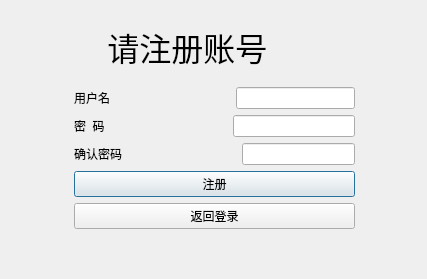
<?xml version="1.0" encoding="UTF-8"?>
<ui version="4.0">
 <class>registerDialog</class>
 <widget class="QDialog" name="registerDialog">
  <property name="geometry">
   <rect>
    <x>0</x>
    <y>0</y>
    <width>427</width>
    <height>279</height>
   </rect>
  </property>
  <property name="windowTitle">
   <string>Dialog</string>
  </property>
  <widget class="QWidget" name="">
   <property name="geometry">
    <rect>
     <x>74</x>
     <y>12</y>
     <width>281</width>
     <height>217</height>
    </rect>
   </property>
   <layout class="QVBoxLayout" name="verticalLayout_4">
    <item>
     <layout class="QVBoxLayout" name="verticalLayout_3">
      <item>
       <widget class="QLabel" name="label">
        <property name="font">
         <font>
          <family>Agency FB</family>
          <pointsize>24</pointsize>
         </font>
        </property>
        <property name="text">
         <string>    请注册账号</string>
        </property>
       </widget>
      </item>
      <item>
       <layout class="QVBoxLayout" name="verticalLayout_2">
        <item>
         <layout class="QVBoxLayout" name="verticalLayout">
          <item>
           <layout class="QHBoxLayout" name="horizontalLayout_3">
            <item>
             <widget class="QLabel" name="label_5">
              <property name="text">
               <string>用户名</string>
              </property>
             </widget>
            </item>
            <item>
             <spacer name="horizontalSpacer_2">
              <property name="orientation">
               <enum>Qt::Horizontal</enum>
              </property>
              <property name="sizeHint" stdset="0">
               <size>
                <width>40</width>
                <height>20</height>
               </size>
              </property>
             </spacer>
            </item>
            <item>
             <widget class="QLineEdit" name="lineEdit_4"/>
            </item>
           </layout>
          </item>
          <item>
           <layout class="QHBoxLayout" name="horizontalLayout_2">
            <item>
             <widget class="QLabel" name="label_3">
              <property name="text">
               <string>密  码</string>
              </property>
             </widget>
            </item>
            <item>
             <spacer name="horizontalSpacer">
              <property name="orientation">
               <enum>Qt::Horizontal</enum>
              </property>
              <property name="sizeHint" stdset="0">
               <size>
                <width>40</width>
                <height>20</height>
               </size>
              </property>
             </spacer>
            </item>
            <item>
             <widget class="QLineEdit" name="lineEdit_2"/>
            </item>
           </layout>
          </item>
         </layout>
        </item>
        <item>
         <layout class="QHBoxLayout" name="horizontalLayout_5">
          <item>
           <widget class="QLabel" name="label_4">
            <property name="text">
             <string>确认密码</string>
            </property>
           </widget>
          </item>
          <item>
           <spacer name="horizontalSpacer_3">
            <property name="orientation">
             <enum>Qt::Horizontal</enum>
            </property>
            <property name="sizeHint" stdset="0">
             <size>
              <width>20</width>
              <height>20</height>
             </size>
            </property>
           </spacer>
          </item>
          <item>
           <widget class="QLineEdit" name="lineEdit_3"/>
          </item>
         </layout>
        </item>
       </layout>
      </item>
      <item>
       <widget class="QPushButton" name="pushButton_2">
        <property name="text">
         <string>注册</string>
        </property>
       </widget>
      </item>
     </layout>
    </item>
    <item>
     <widget class="QPushButton" name="pushButton">
      <property name="text">
       <string>返回登录</string>
      </property>
     </widget>
    </item>
   </layout>
  </widget>
 </widget>
 <resources/>
 <connections/>
</ui>
